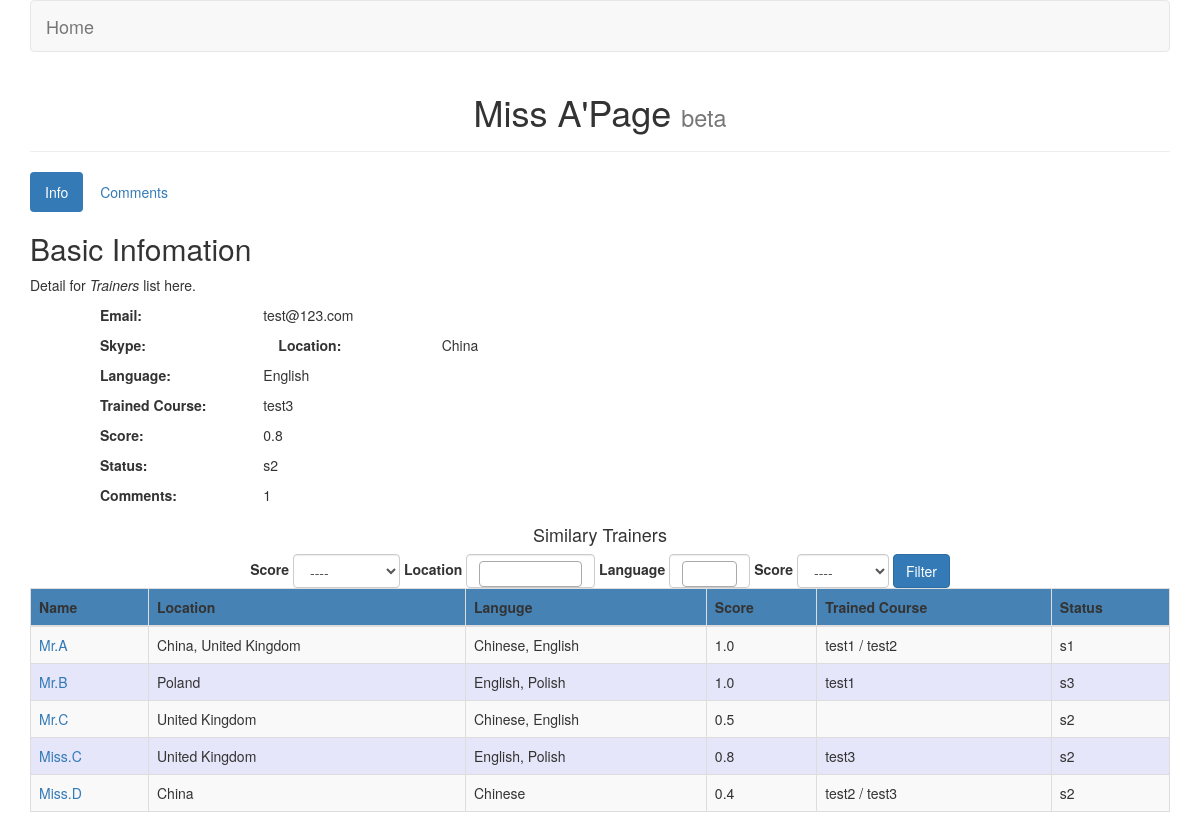
The app's page /tpage/2/ with its own data.
### CRlist/models.py (models this page shows, shortened)
class Trainer(models.Model):
    fn = models.CharField(max_length=20)
    ln = models.CharField(max_length=20)
    location = MultiSelectField(choices=location_list)
    language = MultiSelectField(choices=language_list)
    score = models.FloatField(max_length=2,blank=True)
    status = models.CharField(max_length=10,choices=status_list)
    email = models.EmailField(max_length=100,blank=True)
    skype = models.CharField(max_length=30,blank=True)
    cv = models.FileField(upload_to='./upload/',blank=True)
    comments = models.TextField(blank=True)
    trained_course = models.ManyToManyField(Course,blank=True)

class Course(models.Model):
    courseid = models.CharField(max_length=30)
    title = models.CharField(max_length=100)
    cate = models.CharField(max_length=30)
    overview = models.CharField(max_length=300)

### CRlist/views.py (the view)
# urls.py: url(r'^tpage/(?P<uid>\d)/$',v1.tpage),
def tpage(req, uid):
    tr = Trainer.objects.filter(id=uid)[0]
    if req.method == 'POST':
        ff = FilterF(req.POST)
        if ff.is_valid():
            fdata = ff.cleaned_data
            result = Trainer.objects.all()
            if fdata['score']:
                result = result.filter(Q(score__gte=float(fdata['score'])))
            if fdata['location']:
                for fc in fdata['location']:
                    result = result.filter(Q(location__contains=fc))
            if fdata['language']:
                for fc in fdata['language']:
                    result = result.filter(Q(language__contains=fc))
            if fdata['status']:
                result = result.filter(Q(status=fdata['status']))
            flist = [a for a in result]
            '''
            if fdata['trained']:
                #result = result.filter(Q(trained_course__contains=title))
                for i in result:
                    if title in i.trained_course.all():
                        #print '!'
                        result = result.delete(i)
            '''
            list = Trainer_list.objects.filter(trainer_id__exact=uid)
            slist = []
            if list:
                cl1 = list[0].tlist.split(',')
                for tid in cl1:
                    a = Trainer.objects.filter(id=int(tid))
                    slist += a
            l1 =[]
            l2 =[]
            for tr in slist:
                if tr not in flist:
                    l2.append(tr)
                else:
                    l1.append(tr)
        return render_to_response('TPage.html',{'slist':l1,'flist':l2,'ff':ff,'title':tr})
    else:
        ff = FilterF()
        list = Trainer_list.objects.filter(trainer_id__exact=uid)
        if list:
            tl1 = list [0].tlist.split(',')
            slist= []
            for tid in tl1:
                a = Trainer.objects.filter(id=int(tid))
                slist += a
            return render_to_response('TPage.html',{'slist':slist,'title':tr,'ff':ff})

### CRlist/views.py
class FilterF(forms.Form):
    score = forms.ChoiceField(label='score',choices=score_list,required=False)
    location = forms.MultipleChoiceField(label='location',choices=location_list,required=False)
    language = forms.MultipleChoiceField(label='language',choices=language_list,required=False)
    trained = forms.ChoiceField(label='trained course before',choices=trained_list,required=False)
    status = forms.ChoiceField(label='status',choices=status_list,required=False)

### CRlist/templates/TPage.html (shortened to what this page needs)
{% load staticfiles %}
<!DOCTYPE html>
<html lang="en">
<head>
    <link rel="stylesheet" href="../../static/css/bootstrap.css">
    <link rel="stylesheet" href="../../static/css/multiple-select.css">
</head>
<body>
<div class="container">
	<div class="row clearfix">
		<div class="col-md-12 column">
			<nav class="navbar navbar-default" role="navigation">
				<div class="navbar-header">
					<a class="navbar-brand" href="../../index/">Home</a>
				</div>
				<div class="collapse navbar-collapse" id="bs-example-navbar-collapse-1">
				</div>
			</nav>
			<div class="page-header" align="center">
				<h1>
					{{ title.ln }} {{ title.fn }}'Page <small>beta</small>
				</h1>
			</div>
		</div>
	</div>
</div>
<div class="container">
	<div class="row clearfix">
		<div class="col-md-12 column">
			<ul class="nav nav-pills">
				<li class="active">
					 <a href="#">Info</a>
				</li>
				<li>
					 <a href="#">Comments</a>
				</li><br />
			</ul>
			<h2>
				Basic Infomation
			</h2>
            <p>
                Detail for <em>Trainers</em> list here.
			</p>
            <div class="col-md-12 column">
                <ul>
                    <label for="email" class="col-sm-2">Email:</label>
                    <p id="email">
                        {{ title.email }}
                    </p>
                    <label for="skype" class="col-sm-2">Skype:</label>
                    <label for="location" class="col-sm-2">Location:</label>
                    <p id="location">
                        {{ title.location }}
                    </p>
                    <label for="language" class="col-sm-2">Language:</label>
                    <p id="language">
                        {{ title.language }}
                    </p>
                    <label for="tc" class="col-sm-2">Trained Course:</label>
                    <p id="tc">
                        {% for cs in  title.trained_course.all %}
                        {{ cs.courseid }}
                        {% endfor %}
                    </p>
                    <label for="score" class="col-sm-2">Score:</label>
                    <p id="score">
                        {{ title.score }}
                    </p>
                    <label for="status" class="col-sm-2">Status:</label>
                    <p id="status">
                        {{ title.status }}
                    </p>
                    <label for="comments" class="col-sm-2">Comments:</label>
                    <p id="comments">
                        {{ title.comments }}
                    </p>
                </ul>
		    </div>
		</div>
    </div>
</div>
<div class="container">
	<div class="row clearfix">
		<div class="col-md-12 column">
            <h4 align="center">Similary Trainers</h4>
            <form method="post" role="form" class="form-inline" align="center">
                <label for="score_select">Score</label>
                <select id="score_select" class="form-control selectpicker" data-live-search="true" name="score">
                    {% for a in ff.score %}
                        <p> {{ a }} </p>
                    {% endfor %}
                </select>
                <label for="location_select">Location</label>
                <label for="language_select">Language</label>
                <label for="status_select">Score</label>
                <select id="status_select" class="form-control selectpicker" data-live-search="true" name="status">
                    {% for a in ff.status %}
                        <p> {{ a }} </p>
                    {% endfor %}
                </select>
                <button type="submit" class="btn btn-primary btn-large">Filter</button>
			</form>
			<table class="table table-hover table-striped table-bordered">
				<thead >
					<tr bgcolor="#4682b4">
						<th>
							Name
						</th>
						<th>
                            Location
						</th>
						<th>
							Languge
						</th>
						<th>
							Score
						</th>
                        <th>
							Trained Course
						</th>
                        <th>
							Status
						</th>
					</tr>
				</thead>
				<tbody>
                {% for tr in slist %}
					<tr bgcolor='{% cycle "#f8f8ff" "#e6e6fa" %}'>
						<td><a href='http://127.0.0.1:8000/tpage/{{ tr.id }}'>{{ tr.ln }}.{{ tr.fn }}</a></td>
                        <td>{{ tr.location }} </td>
                        <td>{{ tr.language }}</td>
                        <td>{{ tr.score }}</td>
                        <td>
                            {% for cs in tr.trained_course.all %}
                            {% if not forloop.first %}
                                /
                            {% endif %}
                            {{ cs.courseid }}
                            {% endfor %}
                        </td>
                        <td>{{ tr.status }}</td>
					</tr>
                {% endfor %}
				</tbody>
			</table>
		</div>
	</div>
</div>
</body>
</html>

### records on screen
Trainer: ln "Miss", fn "A", email "test@123.com", location "China", language "English", score "0.8", status "s2", comments "1"
Course: courseid "test3"
Trainer: ln "Mr", fn "A", location "China, United Kingdom", language "Chinese, English", score "1.0", status "s1"
Course: courseid "test1"
Course: courseid "test2"
Trainer: ln "Mr", fn "B", location "Poland", language "English, Polish", score "1.0", status "s3"
Trainer: ln "Mr", fn "C", location "United Kingdom", language "Chinese, English", score "0.5", status "s2"
Trainer: ln "Miss", fn "C", location "United Kingdom", language "English, Polish", score "0.8", status "s2"
Trainer: ln "Miss", fn "D", location "China", language "Chinese", score "0.4", status "s2"

### other values on screen
form field score "----"
form field status "----"
